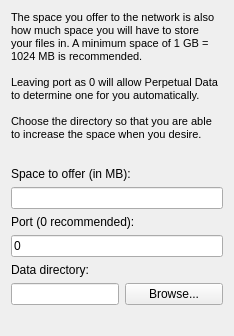
<?xml version="1.0" encoding="UTF-8"?>
<ui version="4.0">
 <class>localVaultSetup</class>
 <widget class="QWidget" name="localVaultSetup">
  <property name="geometry">
   <rect>
    <x>0</x>
    <y>0</y>
    <width>234</width>
    <height>336</height>
   </rect>
  </property>
  <property name="windowTitle">
   <string>License</string>
  </property>
  <layout class="QVBoxLayout" name="verticalLayout">
   <item>
    <widget class="QLabel" name="label">
     <property name="font">
      <font>
       <pointsize>8</pointsize>
      </font>
     </property>
     <property name="mouseTracking">
      <bool>true</bool>
     </property>
     <property name="text">
      <string>The space you offer to the network is also how much space you will have to store your files in. A minimum space of 1 GB = 1024 MB is recommended.

Leaving port as 0 will allow Perpetual Data to determine one for you automatically.

Choose the directory so that you are able to increase the space when you desire.</string>
     </property>
     <property name="wordWrap">
      <bool>true</bool>
     </property>
    </widget>
   </item>
   <item>
    <spacer name="verticalSpacer_2">
     <property name="orientation">
      <enum>Qt::Vertical</enum>
     </property>
     <property name="sizeHint" stdset="0">
      <size>
       <width>20</width>
       <height>40</height>
      </size>
     </property>
    </spacer>
   </item>
   <item>
    <layout class="QVBoxLayout" name="verticalLayout_4">
     <item>
      <widget class="QLabel" name="labelSpace">
       <property name="text">
        <string>Space to offer (in MB):</string>
       </property>
      </widget>
     </item>
     <item>
      <widget class="QLineEdit" name="lineSpace">
       <property name="inputMask">
        <string/>
       </property>
      </widget>
     </item>
     <item>
      <widget class="QLabel" name="label_2">
       <property name="text">
        <string>Port (0 recommended):</string>
       </property>
      </widget>
     </item>
     <item>
      <widget class="QLineEdit" name="linePort">
       <property name="inputMask">
        <string/>
       </property>
       <property name="text">
        <string>0</string>
       </property>
      </widget>
     </item>
    </layout>
   </item>
   <item>
    <widget class="QLabel" name="label_3">
     <property name="text">
      <string>Data directory:</string>
     </property>
    </widget>
   </item>
   <item>
    <layout class="QHBoxLayout" name="horizontalLayout">
     <item>
      <widget class="QLineEdit" name="lineDirectory"/>
     </item>
     <item>
      <widget class="QPushButton" name="buttonBrowse">
       <property name="sizePolicy">
        <sizepolicy hsizetype="MinimumExpanding" vsizetype="Fixed">
         <horstretch>0</horstretch>
         <verstretch>0</verstretch>
        </sizepolicy>
       </property>
       <property name="text">
        <string>Browse...</string>
       </property>
      </widget>
     </item>
    </layout>
   </item>
   <item>
    <spacer name="verticalSpacer">
     <property name="orientation">
      <enum>Qt::Vertical</enum>
     </property>
     <property name="sizeHint" stdset="0">
      <size>
       <width>20</width>
       <height>40</height>
      </size>
     </property>
    </spacer>
   </item>
  </layout>
 </widget>
 <resources/>
 <connections/>
</ui>
